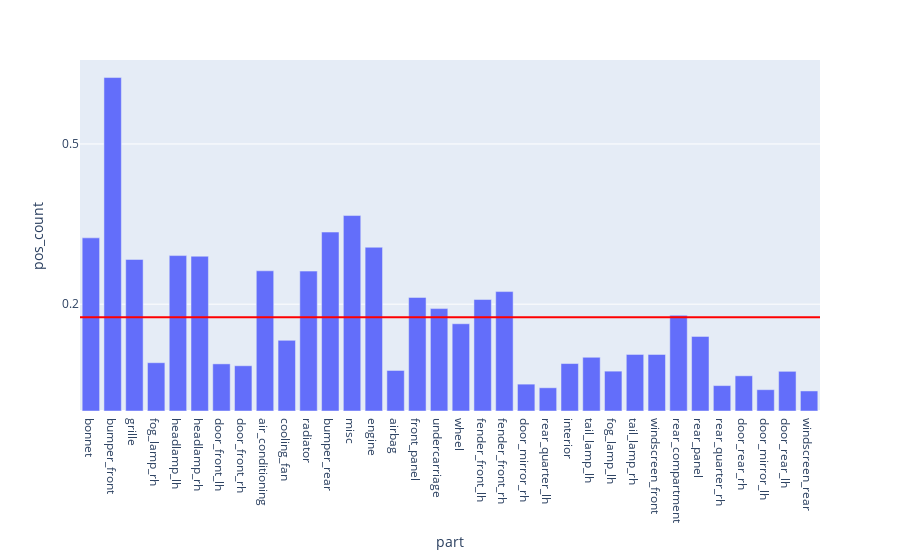

Source (notebook cell):
### Code cell
fig = px.bar(evalMetrics, x = 'part', y = 'pos_count')

fig.add_hline(y=avgPosCount, line_width=2, line_color="red")

fig.update_layout(
    yaxis = dict(
        tickmode = 'array',
        tickvals = [np.format_float_positional(avgTp, 2), 0.2, 0.5, 0.7],
    )
)

### Figure 1 — Plotly figure (JSON) as saved in the notebook; plotly's stock layout.template omitted (floating-point values rounded to 4 significant figures)
{"data": [{"alignmentgroup": "True", "hovertemplate": "part=%{x}<br>pos_count=%{y}<extra></extra>", "legendgroup": "", "marker": {"color": "#636efa", "pattern": {"shape": ""}}, "name": "", "offsetgroup": "", "orientation": "v", "showlegend": false, "textposition": "auto", "type": "bar", "x": ["bonnet", "bumper_front", "grille", "fog_lamp_rh", "headlamp_lh", "headlamp_rh", "door_front_lh", "door_front_rh", "air_conditioning", "cooling_fan", "radiator", "bumper_rear", "misc", "engine", "airbag", "front_panel", "undercarriage", "wheel", "fender_front_lh", "fender_front_rh", "door_mirror_rh", "rear_quarter_lh", "interior", "tail_lamp_lh", "fog_lamp_lh", "tail_lamp_rh", "windscreen_front", "rear_compartment", "rear_panel", "rear_quarter_rh", "door_rear_rh", "door_mirror_lh", "door_rear_lh", "windscreen_rear"], "xaxis": "x", "y": [0.3242, 0.6243, 0.2838, 0.09041, 0.291, 0.2898, 0.08824, 0.08472, 0.2625, 0.1322, 0.2619, 0.335, 0.3659, 0.3066, 0.07589, 0.2127, 0.1918, 0.1634, 0.2087, 0.2236, 0.05029, 0.0435, 0.08884, 0.1006, 0.07462, 0.106, 0.1059, 0.1791, 0.1397, 0.04755, 0.06589, 0.03992, 0.07428, 0.03754], "yaxis": "y"}], "layout": {"barmode": "relative", "legend": {"tracegroupgap": 0}, "margin": {"t": 60}, "shapes": [{"line": {"color": "red", "width": 2}, "type": "line", "x0": 0, "x1": 1, "xref": "x domain", "y0": 0.1756, "y1": 0.1756, "yref": "y"}], "xaxis": {"anchor": "y", "domain": [0, 1], "title": {"text": "part"}}, "yaxis": {"anchor": "x", "domain": [0, 1], "tickmode": "array", "tickvals": ["0.72", 0.2, 0.5, 0.7], "title": {"text": "pos_count"}}}}
